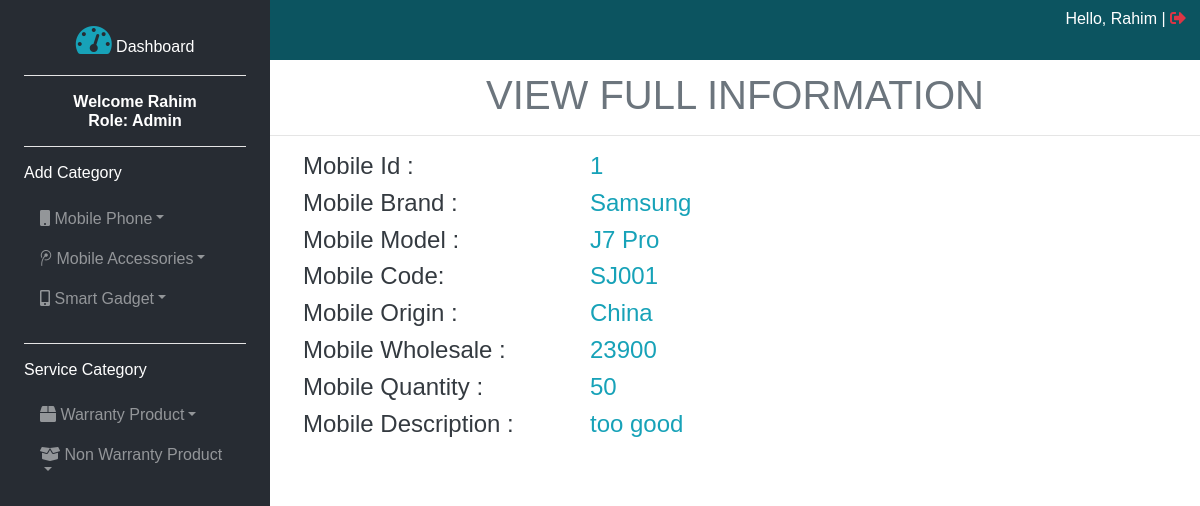
/viewById.php?id=1 (signed in), run on the app's committed database.
### tables this page shows
CREATE TABLE `mobiles_info` (
  `mobile_id` int(5) NOT NULL,
  `mobile_brand` varchar(30) NOT NULL,
  `mobile_model` varchar(50) NOT NULL,
  `mobile_code` varchar(50) NOT NULL,
  `mobile_origin` varchar(50) NOT NULL,
  `mobile_wholesale` int(6) NOT NULL,
  `mobile_quantity` int(4) NOT NULL,
  `mobile_description` text NOT NULL
);

### app/classes/EditProduct.php (called while the page is built, shortened)
<?php
class EditProduct
{
    public function ViewMobilebyId($id){
        $link=mysqli_connect('localhost','root','','xyz_traders');
        $sql="SELECT * FROM `mobiles_info` WHERE `mobile_id`='$id'";
        if ($queryResult=mysqli_query($link,$sql)){
            return $queryResult;
        }
        else{
            return "Query Problem".die($link);
        }
    }
}

### viewById.php (the view, shortened to what this page needs)
<?php
    $edit =new EditProduct();
    $queryResult=$edit->ViewMobilebyId($_GET['id']);
    $show=mysqli_fetch_assoc($queryResult)
?>
<html>
<head>
    <link rel="stylesheet" href="asset/css/bootstrap.css">
    <link rel="stylesheet" href="asset/css/fontawesome-all.css">
    <link rel="stylesheet" href="asset/css/style.php">
</head>
<body>
<aside class="left-side">
    <p class="font-weight-bold text-center"><br><a href="dashboard.php"><i class="fas fa-tachometer-alt fa-2x text-info text-center"></i> Dashboard</a></p>
    <hr class="bg-white">
    <h6 class="font-weight-bold text-center">Welcome <?php echo $_SESSION['name'];?> <br> Role: <?php echo $_SESSION['designation'];?></h6>
    <hr class="bg-white">
    <h6>Add Category</h6>
    <nav class="navbar navbar-dark">
        <ul class="navbar-nav">
            <li class="nav-item dropdown"><a href="" class="nav-link dropdown-toggle" data-toggle="dropdown"><i class="fa fa-mobile"></i> Mobile Phone</a>
            </li>
            <li class="nav-item dropdown"><a href="" class="nav-link dropdown-toggle" data-toggle="dropdown"><i class="fab fa-tencent-weibo"></i> Mobile Accessories</a>
            </li>
            <li class="nav-item dropdown"><a href="" class="nav-link dropdown-toggle" data-toggle="dropdown"><i class="fas fa-mobile-alt"></i></i> Smart Gadget</a>
            </li>
        </ul>
    </nav>
    <hr class="bg-white">
    <h6>Service Category</h6>
    <nav class="navbar navbar-dark">
        <ul class="navbar-nav">
            <li class="nav-item dropdown"><a href="" class="nav-link dropdown-toggle" data-toggle="dropdown"><i class="fa fa-box"></i> Warranty Product</a>
            </li>
            <li class="nav-item dropdown"><a href="" class="nav-link dropdown-toggle" data-toggle="dropdown"><i class="fa fa-box-open"></i> Non Warranty Product</a>
            </li>
        </ul>
    </nav>
</aside>
<div class="right-side">
    <div class="header">
        <p>Hello, <?php echo $_SESSION['name'];?> | <a href="?logout=true" class="text-danger"><i class="fa fa-sign-out-alt"></i></a></p>
    </div>
    <br>
    <h1 class="text-muted text-center">VIEW FULL INFORMATION</h1>
    <hr>
    <div class="row">
        <div class="text-dark pl-5 col-md-4 col-sm-4 col-12">
            <h4>Mobile Id :</h4>
            <h4>Mobile Brand :</h4>
            <h4>Mobile Model :</h4>
            <h4>Mobile Code:</h4>
            <h4>Mobile Origin :</h4>
            <h4>Mobile Wholesale :</h4>
            <h4>Mobile Quantity :</h4>
            <h4>Mobile Description :</h4>
        </div>
        <div class="text-info text-left col-md-8 col-sm-8 col-12">
            <h4><?php echo $show['mobile_id'];?></h4>
            <h4><?php echo $show['mobile_brand'];?></h4>
            <h4><?php echo $show['mobile_model'];?></h4>
            <h4><?php echo $show['mobile_code'];?></h4>
            <h4><?php echo $show['mobile_origin'];?></h4>
            <h4><?php echo $show['mobile_wholesale'];?></h4>
            <h4><?php echo $show['mobile_quantity'];?></h4>
            <h4><?php echo $show['mobile_description'];?></h4>
        </div>
    </div>
</div>
</body>
</html>

### data on the page
mobiles_info: mobile_id "1", mobile_brand "Samsung", mobile_model "J7 Pro", mobile_code "SJ001", mobile_origin "China", mobile_wholesale "23900", mobile_quantity "50", mobile_description "too good"

### other printed values
$_SESSION['name'] "Rahim"
$_SESSION['designation'] "Admin"
